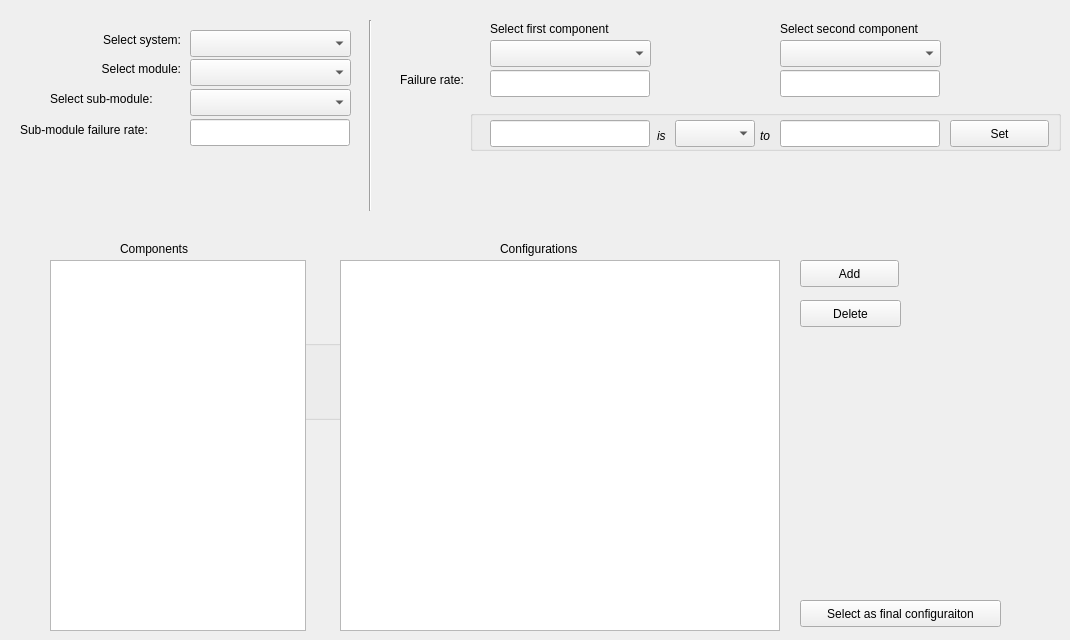
        <widget class="QWidget" name="tab">
         <attribute name="title">
          <string>Sub Module Configuration</string>
         </attribute>
         <widget class="QLabel" name="label_configurations_4">
          <property name="geometry">
           <rect>
            <x>500</x>
            <y>240</y>
            <width>111</width>
            <height>17</height>
           </rect>
          </property>
          <property name="text">
           <string>Configurations</string>
          </property>
         </widget>
         <widget class="QLabel" name="label_configuration_select_first_comp">
          <property name="geometry">
           <rect>
            <x>490</x>
            <y>20</y>
            <width>171</width>
            <height>17</height>
           </rect>
          </property>
          <property name="text">
           <string>Select first component</string>
          </property>
         </widget>
         <widget class="QGroupBox" name="groupBox_result">
          <property name="geometry">
           <rect>
            <x>210</x>
            <y>340</y>
            <width>450</width>
            <height>80</height>
           </rect>
          </property>
          <property name="title">
           <string/>
          </property>
         </widget>
         <widget class="QComboBox" name="comboBox_configuration_select_second_comp">
          <property name="geometry">
           <rect>
            <x>780</x>
            <y>40</y>
            <width>161</width>
            <height>27</height>
           </rect>
          </property>
         </widget>
         <widget class="Line" name="line_22">
          <property name="geometry">
           <rect>
            <x>360</x>
            <y>20</y>
            <width>20</width>
            <height>191</height>
           </rect>
          </property>
          <property name="orientation">
           <enum>Qt::Vertical</enum>
          </property>
         </widget>
         <widget class="QLabel" name="label_configuration_sub_module_list_3">
          <property name="geometry">
           <rect>
            <x>70</x>
            <y>30</y>
            <width>111</width>
            <height>20</height>
           </rect>
          </property>
          <property name="text">
           <string>Select system:</string>
          </property>
          <property name="alignment">
           <set>Qt::AlignRight|Qt::AlignTrailing|Qt::AlignVCenter</set>
          </property>
         </widget>
         <widget class="QGroupBox" name="groupBox_set_types_4">
          <property name="geometry">
           <rect>
            <x>470</x>
            <y>110</y>
            <width>591</width>
            <height>41</height>
           </rect>
          </property>
          <property name="title">
           <string/>
          </property>
          <widget class="QPushButton" name="pushButton_configuration_set_comp_type">
           <property name="geometry">
            <rect>
             <x>480</x>
             <y>10</y>
             <width>99</width>
             <height>27</height>
            </rect>
           </property>
           <property name="text">
            <string>Set</string>
           </property>
          </widget>
          <widget class="QLabel" name="label_24">
           <property name="geometry">
            <rect>
             <x>187</x>
             <y>10</y>
             <width>16</width>
             <height>31</height>
            </rect>
           </property>
           <property name="font">
            <font>
             <italic>true</italic>
            </font>
           </property>
           <property name="text">
            <string>is</string>
           </property>
          </widget>
          <widget class="QLabel" name="label_25">
           <property name="geometry">
            <rect>
             <x>290</x>
             <y>10</y>
             <width>16</width>
             <height>31</height>
            </rect>
           </property>
           <property name="font">
            <font>
             <italic>true</italic>
            </font>
           </property>
           <property name="text">
            <string>to</string>
           </property>
          </widget>
          <widget class="QLineEdit" name="lineEdit_configuration_second_component">
           <property name="geometry">
            <rect>
             <x>310</x>
             <y>10</y>
             <width>160</width>
             <height>27</height>
            </rect>
           </property>
           <property name="readOnly">
            <bool>true</bool>
           </property>
          </widget>
          <widget class="QComboBox" name="comboBox_configuration_type_of_component">
           <property name="geometry">
            <rect>
             <x>205</x>
             <y>10</y>
             <width>80</width>
             <height>27</height>
            </rect>
           </property>
          </widget>
          <widget class="QLineEdit" name="lineEdit_configuration_first_component">
           <property name="geometry">
            <rect>
             <x>20</x>
             <y>10</y>
             <width>160</width>
             <height>27</height>
            </rect>
           </property>
           <property name="readOnly">
            <bool>true</bool>
           </property>
          </widget>
         </widget>
         <widget class="QPushButton" name="pushButton_delete_component_config">
          <property name="geometry">
           <rect>
            <x>800</x>
            <y>300</y>
            <width>101</width>
            <height>27</height>
           </rect>
          </property>
          <property name="text">
           <string>Delete</string>
          </property>
          <property name="autoDefault">
           <bool>false</bool>
          </property>
          <property name="default">
           <bool>false</bool>
          </property>
          <property name="flat">
           <bool>false</bool>
          </property>
         </widget>
         <widget class="QLineEdit" name="lineEdit_configuration_failure_rate_sub_module">
          <property name="geometry">
           <rect>
            <x>190</x>
            <y>119</y>
            <width>160</width>
            <height>27</height>
           </rect>
          </property>
          <property name="readOnly">
           <bool>true</bool>
          </property>
         </widget>
         <widget class="QListWidget" name="listWidget_configurations_of_components">
          <property name="geometry">
           <rect>
            <x>340</x>
            <y>260</y>
            <width>440</width>
            <height>371</height>
           </rect>
          </property>
          <property name="dragDropMode">
           <enum>QAbstractItemView::NoDragDrop</enum>
          </property>
         </widget>
         <widget class="QPushButton" name="pushButton_add_component_config">
          <property name="geometry">
           <rect>
            <x>800</x>
            <y>260</y>
            <width>99</width>
            <height>27</height>
           </rect>
          </property>
          <property name="text">
           <string>Add</string>
          </property>
         </widget>
         <widget class="QLabel" name="label_configuration_select_second_comp">
          <property name="geometry">
           <rect>
            <x>780</x>
            <y>20</y>
            <width>191</width>
            <height>17</height>
           </rect>
          </property>
          <property name="text">
           <string>Select second component</string>
          </property>
         </widget>
         <widget class="QComboBox" name="comboBox_configuration_select_first_comp">
          <property name="geometry">
           <rect>
            <x>490</x>
            <y>40</y>
            <width>161</width>
            <height>27</height>
           </rect>
          </property>
         </widget>
         <widget class="QPushButton" name="pushButton_select_final_configuration_of_sub_module">
          <property name="geometry">
           <rect>
            <x>800</x>
            <y>600</y>
            <width>201</width>
            <height>27</height>
           </rect>
          </property>
          <property name="text">
           <string>Select as final configuraiton</string>
          </property>
         </widget>
         <widget class="QLineEdit" name="lineEdit_configuration_failure_rate_first_component">
          <property name="geometry">
           <rect>
            <x>490</x>
            <y>70</y>
            <width>160</width>
            <height>27</height>
           </rect>
          </property>
          <property name="readOnly">
           <bool>true</bool>
          </property>
         </widget>
         <widget class="QLabel" name="label_configuration_failure_rate_7">
          <property name="geometry">
           <rect>
            <x>400</x>
            <y>70</y>
            <width>91</width>
            <height>20</height>
           </rect>
          </property>
          <property name="text">
           <string>Failure rate:</string>
          </property>
         </widget>
         <widget class="QLabel" name="label_configuration_sub_module_list_2">
          <property name="geometry">
           <rect>
            <x>70</x>
            <y>59</y>
            <width>111</width>
            <height>20</height>
           </rect>
          </property>
          <property name="text">
           <string>Select module:</string>
          </property>
          <property name="alignment">
           <set>Qt::AlignRight|Qt::AlignTrailing|Qt::AlignVCenter</set>
          </property>
         </widget>
         <widget class="QListWidget" name="listWidget_components">
          <property name="geometry">
           <rect>
            <x>50</x>
            <y>260</y>
            <width>256</width>
            <height>371</height>
           </rect>
          </property>
         </widget>
         <widget class="QLabel" name="label_configuration_sub_module_list">
          <property name="geometry">
           <rect>
            <x>50</x>
            <y>89</y>
            <width>131</width>
            <height>20</height>
           </rect>
          </property>
          <property name="text">
           <string>Select sub-module:</string>
          </property>
         </widget>
         <widget class="QComboBox" name="comboBox_configuration_st_sc_select_system">
          <property name="geometry">
           <rect>
            <x>190</x>
            <y>30</y>
            <width>161</width>
            <height>27</height>
           </rect>
          </property>
         </widget>
         <widget class="QLabel" name="label_components">
          <property name="geometry">
           <rect>
            <x>120</x>
            <y>240</y>
            <width>91</width>
            <height>17</height>
           </rect>
          </property>
          <property name="text">
           <string>Components</string>
          </property>
         </widget>
         <widget class="QComboBox" name="comboBox_configuration_st_sc_select_sub_module">
          <property name="geometry">
           <rect>
            <x>190</x>
            <y>89</y>
            <width>161</width>
            <height>27</height>
           </rect>
          </property>
         </widget>
         <widget class="QComboBox" name="comboBox_configuration_st_sc_select_module">
          <property name="geometry">
           <rect>
            <x>190</x>
            <y>59</y>
            <width>161</width>
            <height>27</height>
           </rect>
          </property>
         </widget>
         <widget class="QLabel" name="label_configuration_failure_rate_8">
          <property name="geometry">
           <rect>
            <x>20</x>
            <y>120</y>
            <width>171</width>
            <height>20</height>
           </rect>
          </property>
          <property name="text">
           <string>Sub-module failure rate:</string>
          </property>
         </widget>
         <widget class="QLineEdit" name="lineEdit_configuration_failure_rate_second_component">
          <property name="geometry">
           <rect>
            <x>780</x>
            <y>70</y>
            <width>160</width>
            <height>27</height>
           </rect>
          </property>
          <property name="readOnly">
           <bool>true</bool>
          </property>
         </widget>
        </widget>
